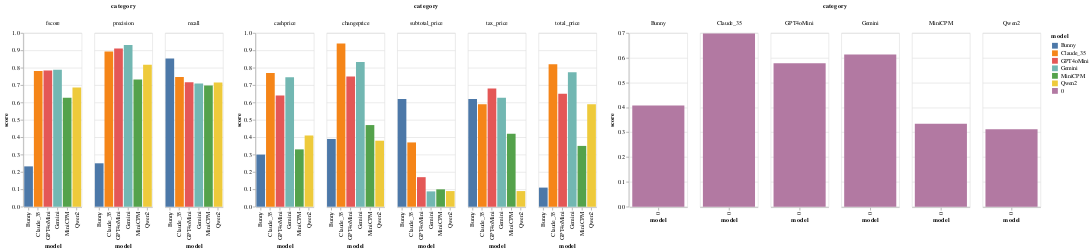

Source (notebook cell):
### Code cell
import altair as alt

table_metrics = pd.DataFrame(AD({k:v.table.aggregate for k,v in cord_results.fetch2(key='aggregate').fetch2(key='table').items()}).d)
field_metrics = pd.DataFrame(AD({k:v.fields.aggregate for k,v in cord_results.fetch2(key='aggregate').fetch2(key='fields').items()}).d)

barchart(table_metrics) | barchart(field_metrics) | barchart(field_metrics.mean().to_frame())

### Figure 1 — Vega-Lite specification as saved in the notebook (floating-point values rounded to 4 significant figures)
{"config": {"view": {"continuousWidth": 300, "continuousHeight": 300}}, "hconcat": [{"data": {"name": "data-b8ec964e35e88838f12eb221c9417fcc"}, "mark": {"type": "bar"}, "encoding": {"color": {"field": "model", "type": "nominal"}, "column": {"field": "category", "type": "nominal"}, "x": {"field": "model", "type": "nominal"}, "y": {"field": "score", "type": "quantitative"}}, "width": 100}, {"data": {"name": "data-5bdba51daaaf082bb1aa5c633cfebcc6"}, "mark": {"type": "bar"}, "encoding": {"color": {"field": "model", "type": "nominal"}, "column": {"field": "category", "type": "nominal"}, "x": {"field": "model", "type": "nominal"}, "y": {"field": "score", "type": "quantitative"}}, "width": 100}, {"data": {"name": "data-d187b37fb01780947c78ed4eaa85af57"}, "mark": {"type": "bar"}, "encoding": {"color": {"field": "model", "type": "nominal"}, "column": {"field": "category", "type": "nominal"}, "x": {"field": "model", "type": "nominal"}, "y": {"field": "score", "type": "quantitative"}}, "width": 100}], "$schema": "https://vega.github.io/schema/vega-lite/v5.20.1.json", "datasets": {"data-b8ec964e35e88838f12eb221c9417fcc": [{"category": "precision", "model": "Claude_35", "score": 0.8934}, {"category": "recall", "model": "Claude_35", "score": 0.7469}, {"category": "fscore", "model": "Claude_35", "score": 0.7809}, {"category": "precision", "model": "Qwen2", "score": 0.8167}, {"category": "recall", "model": "Qwen2", "score": 0.7149}, {"category": "fscore", "model": "Qwen2", "score": 0.6867}, {"category": "precision", "model": "GPT4oMini", "score": 0.9112}, {"category": "recall", "model": "GPT4oMini", "score": 0.7168}, {"category": "fscore", "model": "GPT4oMini", "score": 0.7842}, {"category": "precision", "model": "Gemini", "score": 0.9312}, {"category": "recall", "model": "Gemini", "score": 0.7097}, {"category": "fscore", "model": "Gemini", "score": 0.788}, {"category": "precision", "model": "MiniCPM", "score": 0.7326}, {"category": "recall", "model": "MiniCPM", "score": 0.6975}, {"category": "fscore", "model": "MiniCPM", "score": 0.6267}, {"category": "precision", "model": "Bunny", "score": 0.2499}, {"category": "recall", "model": "Bunny", "score": 0.8533}, {"category": "fscore", "model": "Bunny", "score": 0.2322}], "data-5bdba51daaaf082bb1aa5c633cfebcc6": [{"category": "subtotal_price", "model": "Claude_35", "score": 0.37}, {"category": "tax_price", "model": "Claude_35", "score": 0.59}, {"category": "total_price", "model": "Claude_35", "score": 0.82}, {"category": "cashprice", "model": "Claude_35", "score": 0.77}, {"category": "changeprice", "model": "Claude_35", "score": 0.94}, {"category": "subtotal_price", "model": "Qwen2", "score": 0.09}, {"category": "tax_price", "model": "Qwen2", "score": 0.09}, {"category": "total_price", "model": "Qwen2", "score": 0.59}, {"category": "cashprice", "model": "Qwen2", "score": 0.41}, {"category": "changeprice", "model": "Qwen2", "score": 0.38}, {"category": "subtotal_price", "model": "GPT4oMini", "score": 0.17}, {"category": "tax_price", "model": "GPT4oMini", "score": 0.68}, {"category": "total_price", "model": "GPT4oMini", "score": 0.65}, {"category": "cashprice", "model": "GPT4oMini", "score": 0.64}, {"category": "changeprice", "model": "GPT4oMini", "score": 0.75}, {"category": "subtotal_price", "model": "Gemini", "score": 0.08824}, {"category": "tax_price", "model": "Gemini", "score": 0.6275}, {"category": "total_price", "model": "Gemini", "score": 0.7745}, {"category": "cashprice", "model": "Gemini", "score": 0.7451}, {"category": "changeprice", "model": "Gemini", "score": 0.8333}, {"category": "subtotal_price", "model": "MiniCPM", "score": 0.1}, {"category": "tax_price", "model": "MiniCPM", "score": 0.42}, {"category": "total_price", "model": "MiniCPM", "score": 0.35}, {"category": "cashprice", "model": "MiniCPM", "score": 0.33}, {"category": "changeprice", "model": "MiniCPM", "score": 0.47}, {"category": "subtotal_price", "model": "Bunny", "score": 0.62}, {"category": "tax_price", "model": "Bunny", "score": 0.62}, {"category": "total_price", "model": "Bunny", "score": 0.11}, {"category": "cashprice", "model": "Bunny", "score": 0.3}, {"category": "changeprice", "model": "Bunny", "score": 0.39}], "data-d187b37fb01780947c78ed4eaa85af57": [{"category": "Claude_35", "model": 0, "score": 0.698}, {"category": "Qwen2", "model": 0, "score": 0.312}, {"category": "GPT4oMini", "model": 0, "score": 0.578}, {"category": "Gemini", "model": 0, "score": 0.6137}, {"category": "MiniCPM", "model": 0, "score": 0.334}, {"category": "Bunny", "model": 0, "score": 0.408}]}}
